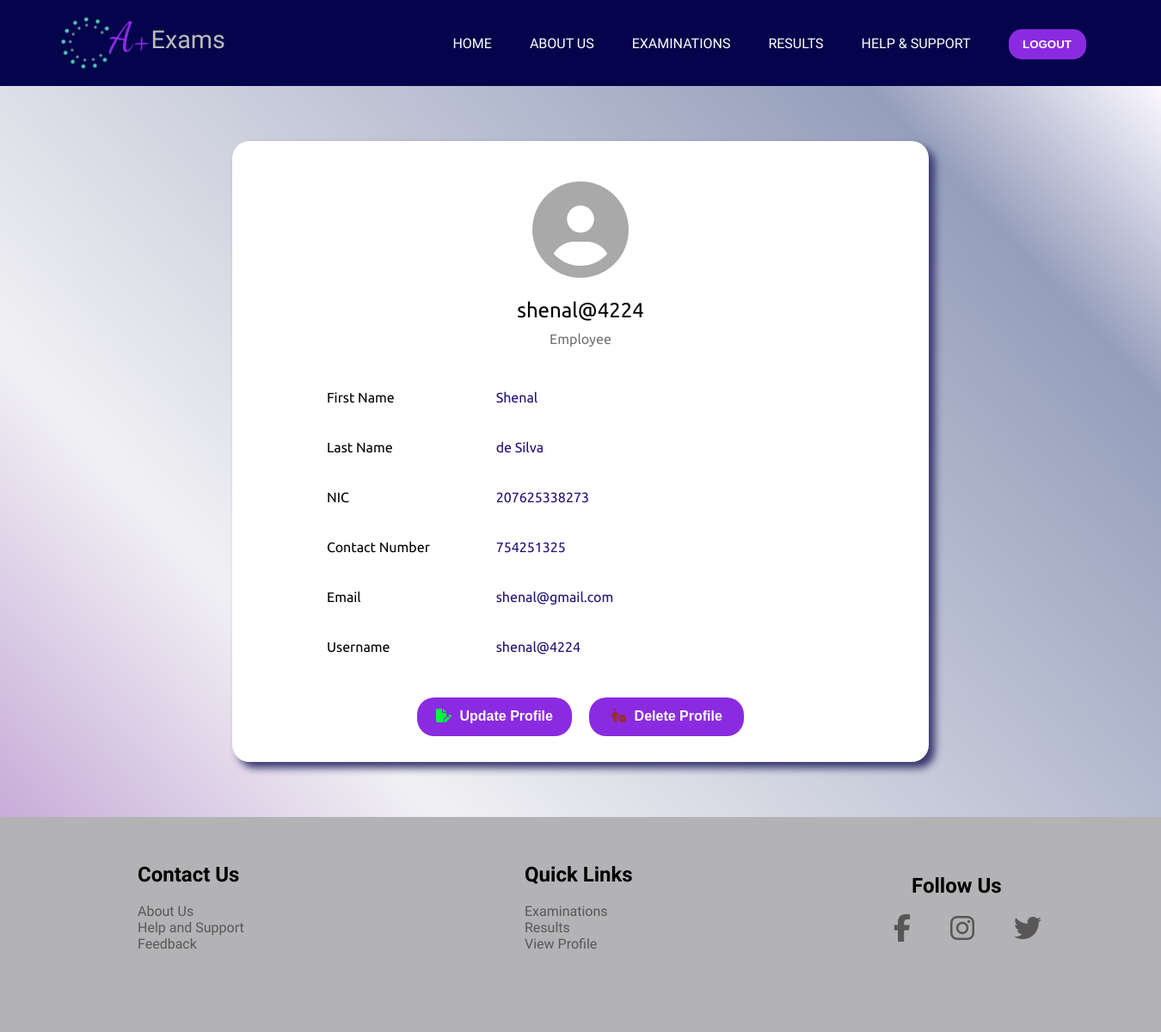
Page /php/profile.php (signed in) on the committed database.
### tables this page shows
CREATE TABLE `employees` (
  `emp_ID` int(11) NOT NULL,
  `first_name` varchar(20) NOT NULL,
  `last_name` varchar(20) NOT NULL,
  `NIC` varchar(15) NOT NULL,
  `contactNo` int(11) NOT NULL,
  `email` varchar(50) NOT NULL,
  `username` varchar(20) NOT NULL,
  `password` varchar(1000) NOT NULL
);

### php/profile.php (the view, shortened to what this page needs)
<!DOCTYPE html>
<html lang="en">
<head>
    <link rel="stylesheet" type="text/css" href="../css/header.css">
    <link rel="stylesheet" type="text/css" href="../css/footer.css">
    <link rel="stylesheet" type="text/css" href="../css/profile.css">
</head>
<body>
    <header>
        <div class="header">
            <a href="index.php" class="logo-text"><img src="../images/logo.png" alt="logo" class="logo"><span
                    class="aPlus">A+</span><span class="exams-logo">Exams</span></a>
            <nav class="nav-bar">
                <ul>
                    <li><a href="index.php">HOME</a></li>
                    <li><a href="AboutUs.php">ABOUT US</a></li>
                    <li><a href="Module.php">EXAMINATIONS</a></li>
                    <li><a href="Result.php">RESULTS</a></li>
                    <li><a href="inquiry.php">HELP & SUPPORT</a></li>
                    <li><a href="includes/logout.php" class="login"><button class="login">LOGOUT</button></a></li>
                </ul>
            </nav>
        </div>
    </header>
    <?php
        if(isset($_SESSION['username'])){
            require_once('includes/config.php');
            $uName = $_SESSION['username'];
            $sql = "SELECT * FROM `employees` WHERE username = '$uName'";
            $result = mysqli_query($conn, $sql);
            while($row = mysqli_fetch_assoc($result))
            {
                $db_fname = $row['first_name'];
                $db_lname = $row['last_name'];
                $db_nic = $row['NIC'];
                $db_contact = $row['contactNo'];
                $db_email = $row['email'];
                $db_username = $row['username'];
            }
    }
    else{
        echo '<script>
                alert("No profile information");
                window.location="login.php";
        </script>';
    }
    ?>
    <div class="view-profile">
        <div class="section">
            <div class="profile-icon">
                <i class="fa-solid fa-circle-user"></i>
            </div>
            <div class="username">
                <?php
                   echo "<p>$db_username</p>";
                ?>
            </div>
            <div class="status">
                <?php
                    echo "<p>Employee</p>";
                    ?>
            </div>
            <div class="details">
                <div class="row">
                    <p class="title">First Name</p>
                        <?php
                            echo "<p class='db-detail'>$db_fname</p>";
                        ?>
                  </div>
                <div class="row">
                    <p class="title">Last Name</p>
                        <?php
                            echo "<p class='db-detail'>$db_lname</p>";
                        ?>
                </div>
                <div class="row">
                    <p class="title">NIC</p>
                        <?php
                            echo "<p class='db-detail'>$db_nic</p>";
                        ?>
                </div>
                <div class="row">
                    <p class="title">Contact Number</p>
                        <?php
                            echo "<p class='db-detail'>$db_contact</p>";
                        ?>
                </div>
                <div class="row">
                    <p class="title">Email</p>
                        <?php
                            echo "<p class='db-detail'>$db_email</p>";
                        ?>
                </div>
                <div class="row">
                    <p class="title">Username</p>
                        <?php
                            echo "<p class='db-detail'>$db_username</p>";
                        ?>
                </div>
            </div>
            <div class="buttons">
                <a href="updateProfile.php"><button class="btn update"><i class="fa-solid fa-file-pen"></i>
                        Update
                        Profile</button></a>
                <a href="includes/deleteProfile.php"><button class="btn delete"><i
                            class="fa-solid fa-person-circle-minus"></i> Delete Profile</button></a>
            </div>
        </div>
    </div>
   <?php
   include ('includes/footer.php');
   ?>
</body>
</html>

### css/header.css (style rules this page uses)
* { margin: 0; padding: 0; box-sizing: border-box; }
body { overflow-x: hidden; }
header { height: 100px; background-color: #04044c; }
.header { color: white; font-family: "Anek Odia", sans-serif; font-size: 1rem; display: flex; justify-content: flex-end; align-items: center; padding: 15px 5% 10px 5%; }
.logo { width: 60px; position: relative; bottom: 8px; padding-top: 10px; }
.logo-text { margin-right: auto; display: flex; align-items: center; text-decoration: none; }
.aPlus, .exams-logo { color: white; }
.aPlus { color: #8a2be2; font-size: 3rem; font-family: "Dancing Script", cursive; position: relative; bottom: 8px; }
.exams-logo { font-size: 1.8rem; font-family: "Exo 2", sans-serif; position: relative; bottom: 5px; color: rgb(187, 187, 187); }
.nav-bar ul li { list-style-type: none; display: inline; padding: 0px 20px; }
.nav-bar ul li a { position: relative; }
.nav-bar a { text-decoration: none; color: white; position: relative; }
.nav-bar a:not(.current-page, .login, .profile)::after { content: ""; position: absolute; background-color: blueviolet; width: 100%; height: 2px; bottom: 0; left: 0; transform: scaleX(0); transition: transform 100ms ease; transform-origin: cneter; }
.login { color: white; background-color: blueviolet; font-weight: bolder; border-radius: 15px; width: 90px; height: 35px; cursor: pointer; border: 0; position: relative; bottom: 0px; }

### css/profile.css (style rules this page uses)
.view-profile { background: rgb(4, 4, 76); background: linear-gradient( 47deg, rgb(199, 172, 216) 0%, rgb(241, 241, 244) 24%, rgb(149, 158, 187) 84%, rgb(251, 247, 255) 100% ); width: 100%; height: 850px; display: flex; justify-content: center; align-items: center; }
.section { border-radius: 20px; box-shadow: 7px 7px 10px rgb(56, 55, 112); background: rgb(255, 255, 255); height: 85%; width: 60vw; padding: 40px; font-family: "Ubuntu", sans-serif; }
.profile-icon { width: 100%; font-size: 7rem; text-align: center; color: darkgrey; }
.username { font-size: 1.5rem; text-align: center; padding-top: 15px; }
.status { font-size: 1rem; text-align: center; color: rgb(114, 113, 113); padding-top: 10px; }
.details { padding: 30px 50px 0px 50px; }
.row { display: flex; flex-direction: row; justify-content: left; padding: 20px; }
.title { flex: 1; font-size: 1rem; }
.db-detail { color: rgb(29, 18, 119); flex: 2; font-size: 1rem; }
.buttons { display: flex; padding-top: 30px; justify-content: center; }
.buttons a { padding-right: 10px; padding-left: 10px; }
.btn { width: 180px; height: 45px; border-radius: 20px; border-style: none; color: white; background-color: blueviolet; font-size: 1rem; font-weight: bolder; cursor: pointer; }
.update i { color: rgb(2, 255, 61); padding-right: 5px; }
.delete i { color: rgb(153, 44, 44); padding-right: 5px; }

### rows in the picture
employees: username "shenal@4224", first_name "Shenal", last_name "de Silva", NIC "207625338273", contactNo "754251325", email "shenal@gmail.com"
